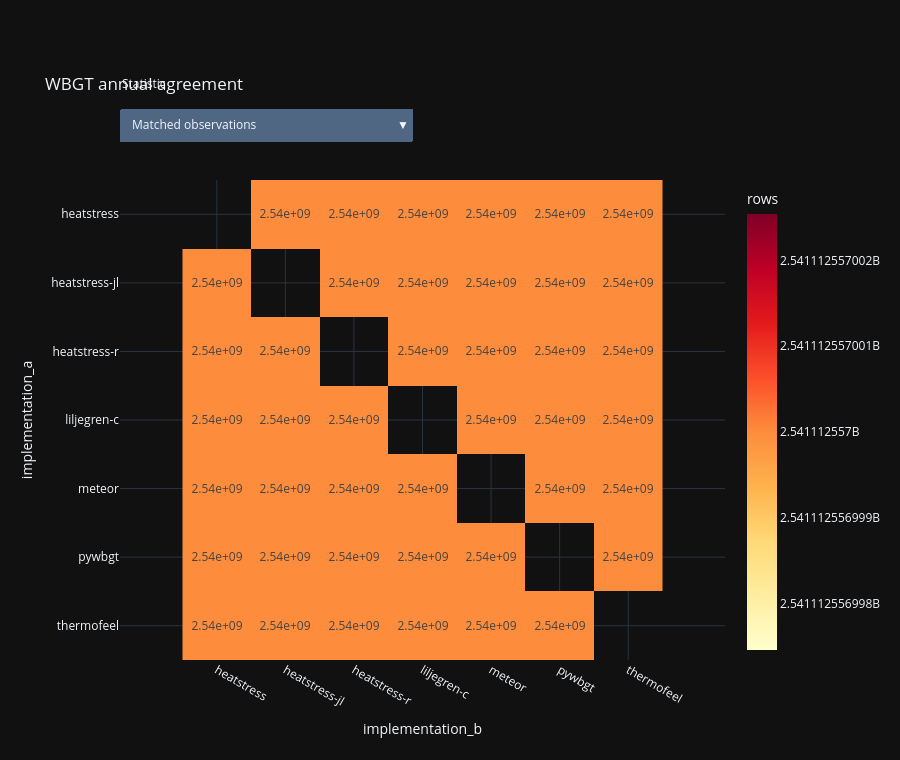
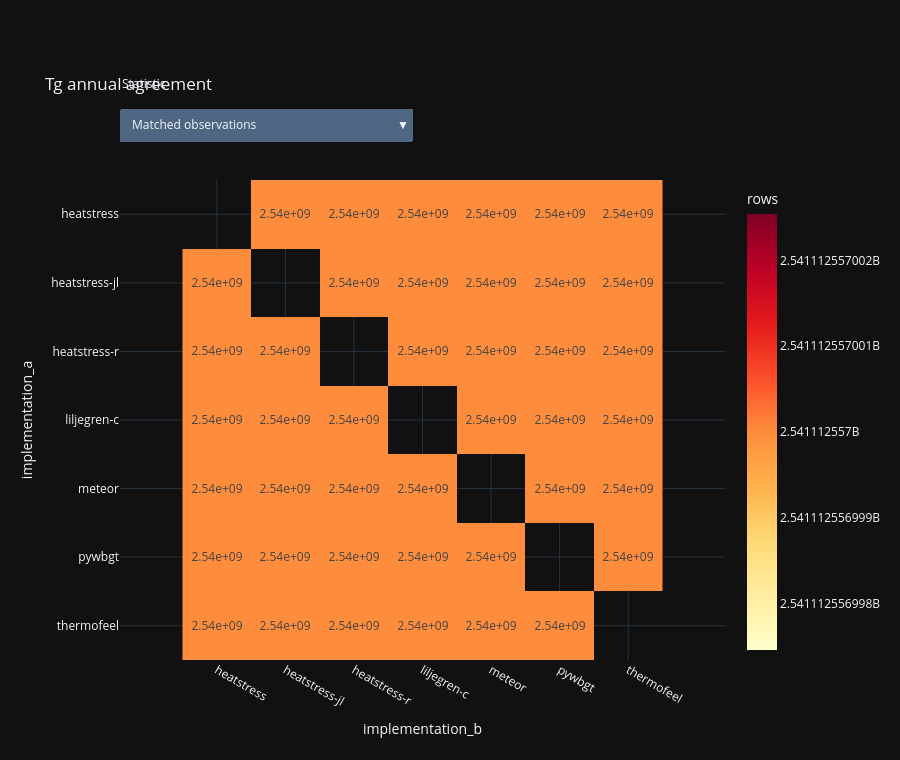
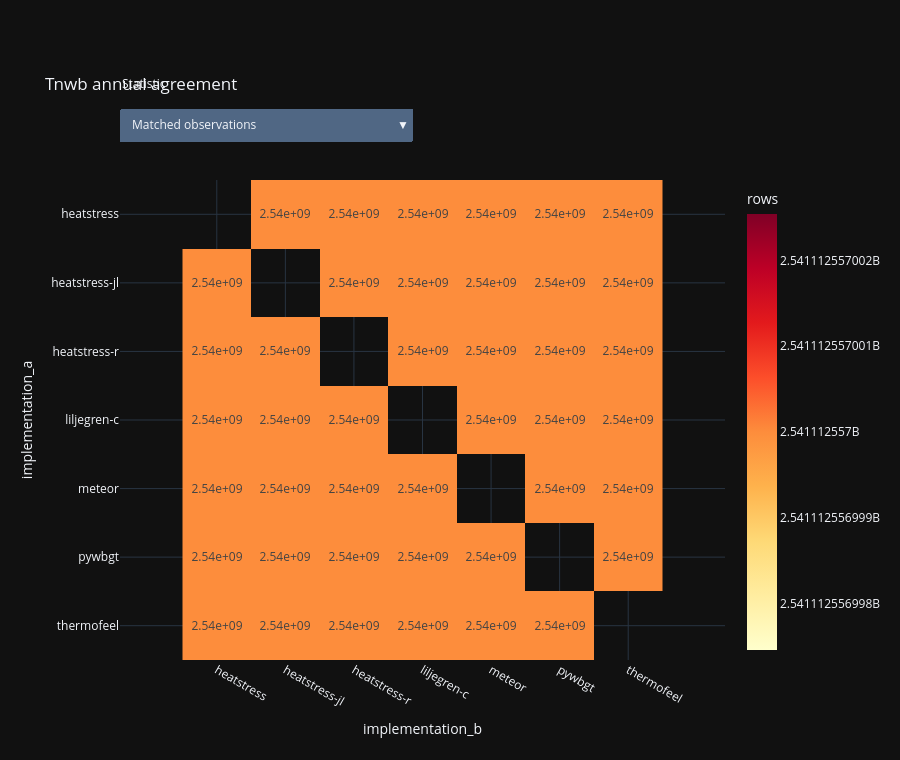

Write notebook code for charts like these, in order.
### Code cell
quantity_labels = {"wbgt": "WBGT", "tg": "Tg", "tnwb": "Tnwb"}
figures = {}
statistics = list(statistic_specs)
default_statistic = "mean_difference_c"
default_position = statistics.index(default_statistic)

for quantity in quantities:
    statistic_matrices = quantity_matrices[quantity]
    statistic_domains = {}
    for statistic in statistics:
        counterpart = statistic.removeprefix("area_weighted_") if statistic.startswith("area_weighted_") else f"area_weighted_{statistic}"
        domain_statistics = (statistic, counterpart) if counterpart in statistic_matrices else (statistic,)
        finite = np.concatenate([
            values[np.isfinite(values)]
            for domain_statistic in domain_statistics
            for values in [statistic_matrices[domain_statistic].to_numpy()]
        ])
        minimum, maximum = float(np.min(finite)), float(np.max(finite))
        if minimum == maximum:
            padding = max(abs(minimum) * 1e-12, np.finfo(float).eps)
            minimum, maximum = minimum - padding, maximum + padding
        statistic_domains[statistic] = (minimum, maximum)

    figure = go.Figure()
    for position, statistic in enumerate(statistics):
        spec = statistic_specs[statistic]
        matrix = statistic_matrices[statistic]
        minimum, maximum = statistic_domains[statistic]
        signed = spec.get("signed", False)
        figure.add_trace(go.Heatmap(
            z=matrix.to_numpy(), x=implementations, y=implementations,
            text=matrix.map(lambda value: "" if pd.isna(value) else f"{value:,.3g}").to_numpy(),
            texttemplate="%{text}", colorscale="RdBu_r" if signed else "YlOrRd",
            zmin=minimum, zmax=maximum, zmid=0 if signed else None,
            colorbar={"title": {"text": spec["unit"]}}, visible=position == default_position,
            hovertemplate="<b>%{y} − %{x}</b><br>" + spec["label"] + ": %{z:,.5g} " + spec["unit"] + "<extra></extra>",
        ))

    figure.update_layout(
        template="plotly_dark", title=f"{quantity_labels[quantity]}",
        height=760, margin={"l": 120, "r": 80, "t": 180, "b": 100},
        updatemenus=[{
            "buttons": [{"label": statistic_specs[s]["label"], "method": "update", "args": [{"visible": [candidate == s for candidate in statistics]}]} for s in statistics],
            "direction": "down", "showactive": True, "active": default_position,
            "x": 0, "xanchor": "left", "y": 1.08, "yanchor": "bottom",
        }],
        annotations=[{"text": "Statistic", "showarrow": False, "x": 0, "xref": "paper", "xanchor": "left", "y": 1.18, "yref": "paper", "yanchor": "bottom"}],
        xaxis={"title": "implementation_b"},
        yaxis={"title": "implementation_a", "autorange": "reversed", "scaleanchor": "x", "scaleratio": 1},
    )
    figures[quantity] = figure
    display(figure)
